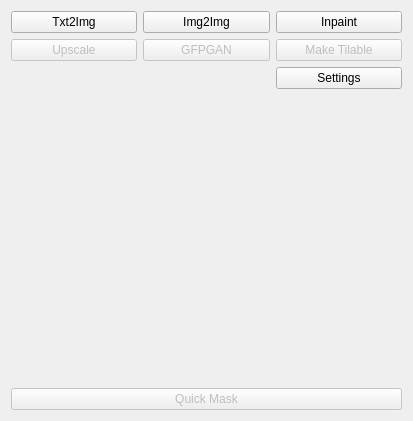
<?xml version="1.0" encoding="UTF-8"?>
<ui version="4.0">
 <class>Form</class>
 <widget class="QWidget" name="Form">
  <property name="geometry">
   <rect>
    <x>0</x>
    <y>0</y>
    <width>413</width>
    <height>421</height>
   </rect>
  </property>
  <property name="windowTitle">
   <string>Form</string>
  </property>
  <layout class="QGridLayout" name="gridLayout">
   <item row="0" column="1">
    <layout class="QVBoxLayout" name="verticalLayout" stretch="0,0,0">
     <item>
      <layout class="QGridLayout" name="gridLayout_2">
       <item row="0" column="0">
        <widget class="QPushButton" name="text_to_image_button">
         <property name="text">
          <string>Txt2Img</string>
         </property>
        </widget>
       </item>
       <item row="1" column="2">
        <widget class="QPushButton" name="make_tilable_button">
         <property name="enabled">
          <bool>false</bool>
         </property>
         <property name="text">
          <string>Make Tilable</string>
         </property>
        </widget>
       </item>
       <item row="1" column="1">
        <widget class="QPushButton" name="gfpgan_button">
         <property name="enabled">
          <bool>false</bool>
         </property>
         <property name="text">
          <string>GFPGAN</string>
         </property>
        </widget>
       </item>
       <item row="0" column="2">
        <widget class="QPushButton" name="inpaint_button">
         <property name="text">
          <string>Inpaint</string>
         </property>
        </widget>
       </item>
       <item row="0" column="1">
        <widget class="QPushButton" name="image_to_image_button">
         <property name="text">
          <string>Img2Img</string>
         </property>
        </widget>
       </item>
       <item row="1" column="0">
        <widget class="QPushButton" name="upscale_button">
         <property name="enabled">
          <bool>false</bool>
         </property>
         <property name="text">
          <string>Upscale</string>
         </property>
        </widget>
       </item>
       <item row="2" column="2">
        <widget class="QPushButton" name="settings_button">
         <property name="enabled">
          <bool>true</bool>
         </property>
         <property name="text">
          <string>Settings</string>
         </property>
        </widget>
       </item>
      </layout>
     </item>
     <item>
      <spacer name="verticalSpacer">
       <property name="orientation">
        <enum>Qt::Vertical</enum>
       </property>
       <property name="sizeHint" stdset="0">
        <size>
         <width>20</width>
         <height>40</height>
        </size>
       </property>
      </spacer>
     </item>
     <item>
      <layout class="QGridLayout" name="gridLayout_3">
       <item row="1" column="0">
        <widget class="QPushButton" name="quick_mask_button">
         <property name="enabled">
          <bool>false</bool>
         </property>
         <property name="toolTip">
          <string>Creates transparency mask for current layer</string>
         </property>
         <property name="text">
          <string>Quick Mask</string>
         </property>
        </widget>
       </item>
      </layout>
     </item>
    </layout>
   </item>
  </layout>
 </widget>
 <resources/>
 <connections/>
</ui>
